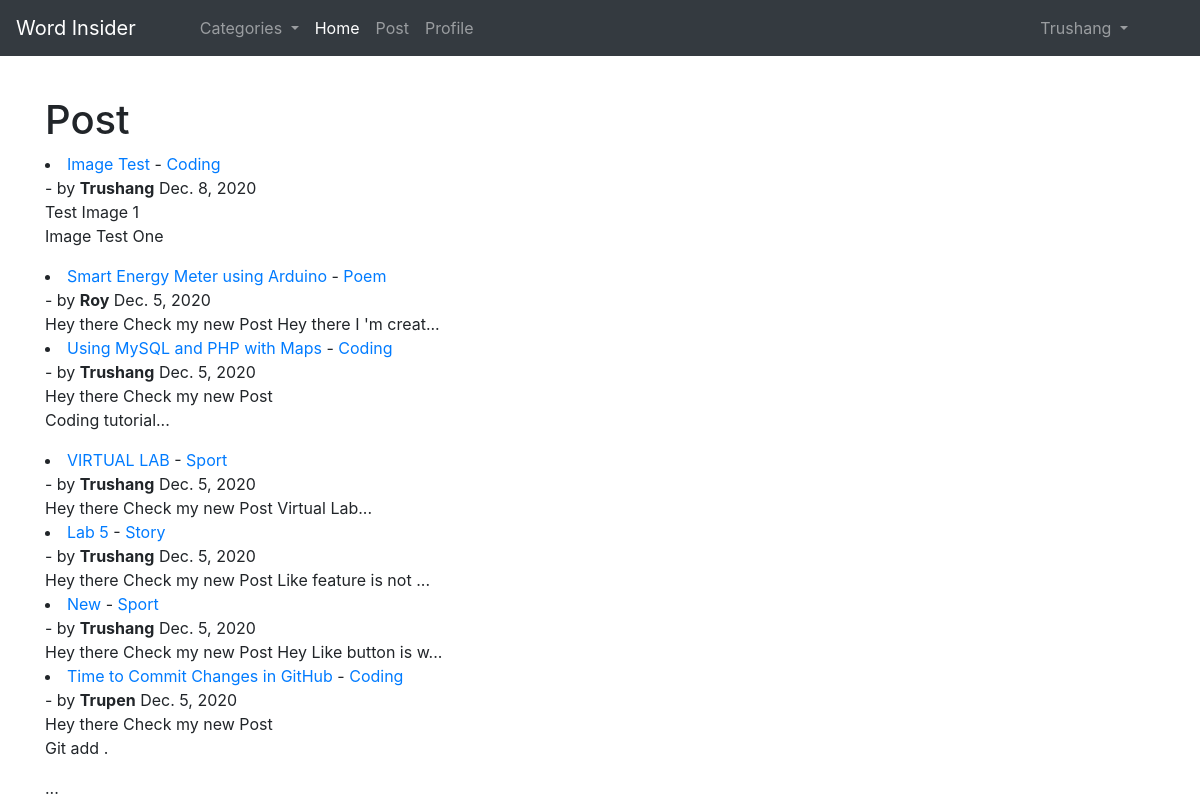
Screenshot of / (signed in) with the database file from the repository.
### blog/models.py (models this page shows, shortened)
class Post(models.Model):
    title = models.CharField(max_length=255)
    header_image = models.ImageField(null=True,blank=True,upload_to="images/")
    title_tag = models.CharField(max_length=255)
    author = models.ForeignKey(User,on_delete=models.CASCADE)
    body = RichTextField(blank=True,null=True)
    pub_Date = models.DateField(auto_now_add=True)
    category = models.CharField(max_length=10,default='coding')
    likes = models.ManyToManyField(User,related_name='blog_posts')
    snippet = models.CharField(max_length=50)

### blog/views.py (the view)
# urls.py: path('',HomeView.as_view(),name="home"),
class HomeView(ListView):
    model = Post
    template_name = 'home.html'
    ordering = ['-pub_Date']
    def get_context_data(self, *args, **kwargs):
        cat_menu = CategoryList.objects.all()
        context = super(HomeView,self).get_context_data(*args, **kwargs)
        context["cat_menu"] = cat_menu
        return context

### blog/models.py (called while the page is built)
    def __str__(self):
        return self.name

### blog/templates/home.html (shortened to what this page needs)
{% extends 'base.html' %}
{% block content %}
<h1>Post</h1>
    {% for post in object_list %}
        <li><a href="{%url 'article-detail' post.pk %}">{{ post.title }} </a> - <a href="{% url 'category' post.category|slugify %}">{{ post.category }}</a><br> - by <strong>{{ post.author }}</strong> {{ post.pub_Date }}
        <br>
            {{ post.snippet }}
        {{ post.body | slice:":20"| safe }}...
        </li>
    {% endfor%}
{% endblock %}

### blog/templates/base.html (shortened to what this page needs)
<!doctype html>
<html lang="en">
  <head>
    <link rel="stylesheet" href="https://cdn.jsdelivr.net/npm/bootstrap@4.5.3/dist/css/bootstrap.min.css">
  </head>
  <div>
  <ul class="navbar navbar-expand-lg navbar-dark bg-dark">
  <a class="navbar-brand" href="{% url 'home' %}">Word Insider</a>
  <ul class="collapse navbar-collapse" id="navbarSupportedContent">
    <ul class="navbar-nav mr-auto">
    {% if cat_menu %}
            <li class="nav-item dropdown">
        <a class="nav-link dropdown-toggle" href="#" id="navbarDropdown" role="button" data-toggle="dropdown" aria-haspopup="true" aria-expanded="false">
          Categories
        </a>
      </li>
        {% endif %}
    {% if user.is_authenticated %}
            <li class="nav-item active">
        <a class="nav-link" href="{% url 'home' %}">Home <span class="sr-only">(current)</span></a>
      </li>
      <li class="nav-item">
        <a class="nav-link" href="{% url 'add-post' %}">Post</a>
      </li>
        <li class="nav-item">
        <a class="nav-link" href="{% url 'edit_profile' %}">Profile</a>
      </li>
         </ul>
        <ul class="navbar-nav ml-auto pr-5">
      <li class="nav-item dropdown">
        <a class="nav-link dropdown-toggle" href="#" id="navbarDropdown" role="button" data-toggle="dropdown" aria-haspopup="true" aria-expanded="false">
          {{ user.username }}
        </a>
      </li>
        </ul>
  </ul>
    {% endif %}
</div>
  <br>
  <div class="container">
    {% block content %}
    {% endblock %}
  </div>
  </body>
</html>

### rows the page displays
Post: title "Image Test", category "Coding", author "Trushang", pub_Date "Dec. 8, 2020", snippet "Test Image 1", body "Image Test One"
Post: title "Smart Energy Meter using Arduino", category "Poem", author "Roy", pub_Date "Dec. 5, 2020", snippet "Hey there Check my new Post", body "Hey there I 'm creat"
Post: title "Using MySQL and PHP with Maps", category "Coding", author "Trushang", pub_Date "Dec. 5, 2020", snippet "Hey there Check my new Post"
Post: title "VIRTUAL LAB", category "Sport", author "Trushang", pub_Date "Dec. 5, 2020", snippet "Hey there Check my new Post", body "Virtual Lab"
Post: title "Lab 5", category "Story", author "Trushang", pub_Date "Dec. 5, 2020", snippet "Hey there Check my new Post", body "Like feature is not"
Post: title "New", category "Sport", author "Trushang", pub_Date "Dec. 5, 2020", snippet "Hey there Check my new Post", body "Hey Like button is w"
Post: title "Time to Commit Changes in GitHub", category "Coding", author "Trupen", pub_Date "Dec. 5, 2020", snippet "Hey there Check my new Post", body "Git add ."

### other values shown
{{ user.username }} "Trushang"
